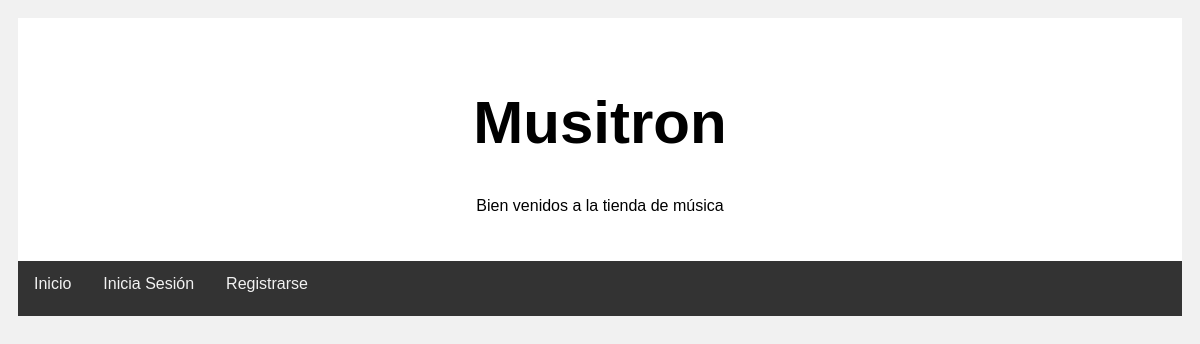
Before: /madridSkills/index.php with the older database file.
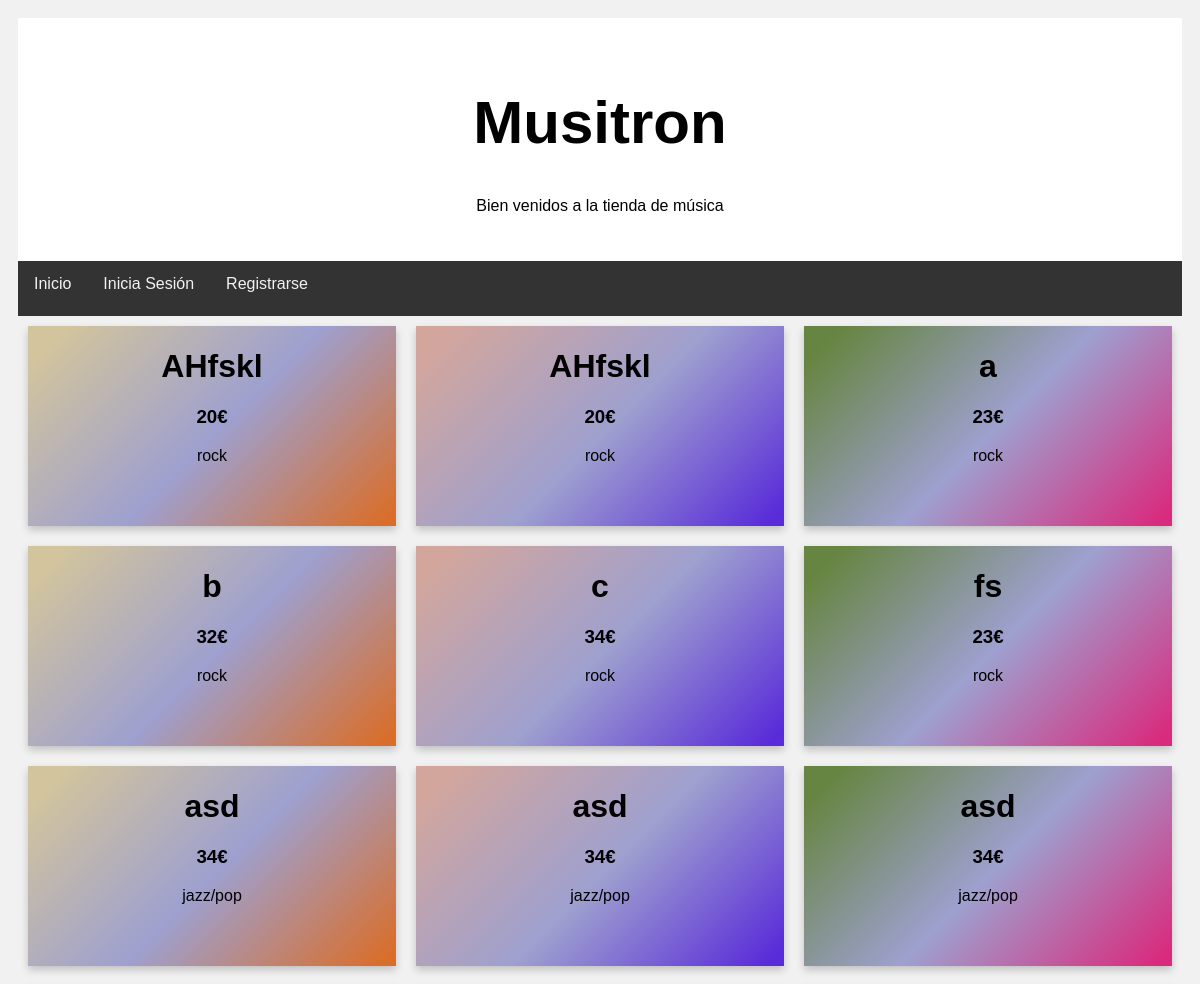
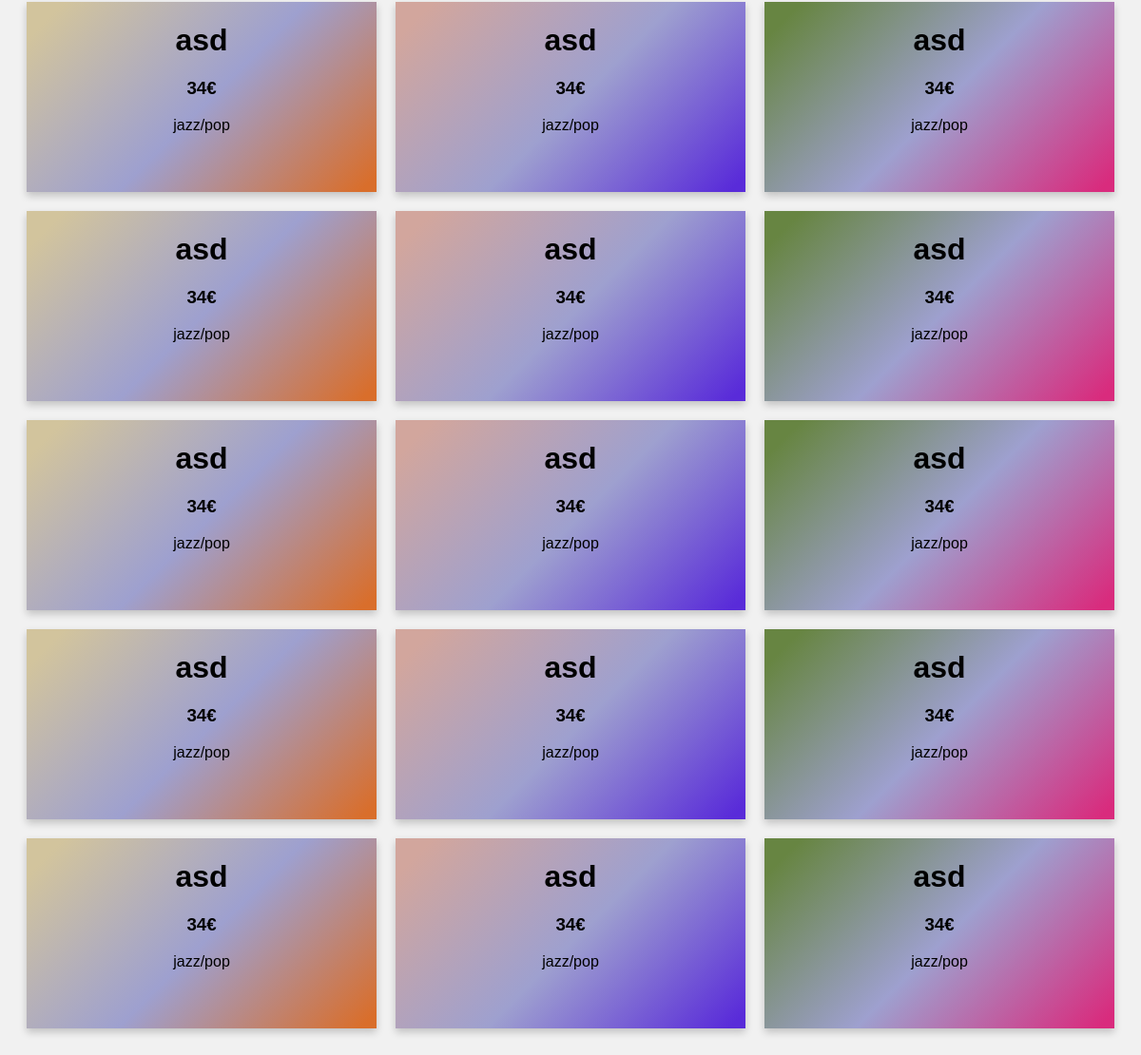
After: the same page with the newer database file (2 pictures, top to bottom).
### tables this page shows
CREATE TABLE `producto` (
  `id` int(11) NOT NULL,
  `nombre` varchar(50) DEFAULT NULL,
  `precio` double DEFAULT NULL,
  `categoria` varchar(500) DEFAULT NULL,
  `unidades` int(11) DEFAULT NULL
);

### madridSkills/index.php (called while the page is built, shortened)
<?php
	if (isset($_GET['controller'])&&isset($_GET['action'])) {
		$controller=$_GET['controller'];
		$action=$_GET['action'];
	}else{
		$controller = 'usuario';
		$action = 'index';
	}
		require_once('views/layout.php');
?>

### madridSkills/controllers/usuario_controller.php (called while the page is built, shortened)
<?php
class UsuarioController
	{
		public function index(){
			require_once('views/producto/mostrar.php');
		}
	}
?>

### madridSkills/models/producto.php (called while the page is built, shortened)
<?php
    class Producto{
        function __construct($id, $nombre, $precio, $categoria, $unidades){
            $this->nombre = $nombre;
            $this->precio = $precio;
            $this->categoria = $categoria;
        }
        public static function getAll(){
            $db=Db::getConnect();
            $select=$db->prepare('SELECT * FROM producto');
            $select->execute();
            $productos = array();
            foreach($select->fetchAll() as $fila){
                array_push($productos,new Producto($fila['id'], $fila['nombre'],$fila['precio'],$fila['categoria'],$fila['unidades']));
            }
            return $productos;
        }
    }
?>

### madridSkills/views/producto/mostrar.php (the view)
<div class="tablas">
    <?php
        require_once('models/producto.php');
        $productos = Producto::getAll();
        for($i = 0; $i < count($productos); $i++){
            if($i%3 == 0){
                echo "<div class='producto1'>";
            }else if($i%3 == 1){
                echo "<div class='producto2'>";
            }else{
                echo "<div class='producto3'>";
            }
            echo "
                <h1>" . $productos[$i]->nombre . "</h1>
                <h3>" . $productos[$i]->precio . "€</h3>
                <p>" . $productos[$i]->categoria . "</p>
            </div>";
        }
    ?>
</div>

### madridSkills/views/layout.php (shortened to what this page needs)
<!DOCTYPE html>
<head>
    <link rel="stylesheet" href="assets/estiloInicio.css">
</head>
<body>
    <div class="header">
        <h1>Musitron</h1>
        <p>Bien venidos a la tienda de música</p>
    </div>
    <div class="topnav">
        <a href="index.php">Inicio</a>
        <a href="?controller=usuario&action=inicio">Inicia Sesión</a>
        <a href="?controller=usuario&action=registro">Registrarse</a>
    </div>
    <div class="row">
        <?php require('routes.php') ?>
    </div>
</body>
</html>

### madridSkills/routes.php (shortened to what this page needs)
<?php
function call($controller, $action){
    switch($controller){
        case 'usuario':
            $controller= new UsuarioController();
            break;
    }
    $controller->{$action }();
}
$controllers= array(
    'usuario'=>['inicio','registro','index'],
    'producto'=>['registrar','borrar','actualizar','index'],
    'categoria'=>['registrar','borrar','index'],
    'pedido'=>['index','buscarFecha','buscarIdus','cambiar','realizar'],
    'cliente'=>['index','datos','actualizar']
    );
if (array_key_exists($controller, $controllers)) {
    if (in_array($action, $controllers[$controller])) {
        call($controller, $action);
    }else{
        echo "Fallo al llamar a un action no existente";
    }
}else{
    echo "Fallo al llamar a un controller no existente";
}
?>

### madridSkills/assets/estiloInicio.css (style rules this page uses)
* { box-sizing: border-box; }
body { font-family: Arial; padding: 10px; background: #f1f1f1; }
.header { padding: 30px; text-align: center; background: white; }
.header h1 { font-size: 60px; }
.topnav { overflow: hidden; background-color: #333; min-height: 55px; }
.topnav a { float: left; display: block; color: #f2f2f2; text-align: center; padding: 14px 16px; text-decoration: none; }
.row:after { content: ""; display: table; clear: both; }
.tablas { display: grid; grid-template-columns: repeat(3, 1fr); }
.producto1 { background: linear-gradient(315deg, rgba(217,110,43,1) 3%, rgba(158,160,207,1) 48%, rgba(210,196,157,1) 93%); box-shadow: 0 4px 8px 0 rgba(0, 0, 0, 0.2); min-height: 200px; min-width: 200px; max-width: 500px; margin: 10px; text-align: center; font-family: arial; border-radius: 0px; transition: all .2s; }
.producto2 { background: linear-gradient(315deg, rgba(89,43,217,1) 3%, rgba(158,160,207,1) 48%, rgba(210,166,157,1) 93%); box-shadow: 0 4px 8px 0 rgba(0, 0, 0, 0.2); min-height: 200px; min-width: 200px; max-width: 500px; margin: 10px; text-align: center; font-family: arial; border-radius: 0px; transition: all .2s; }
.producto3 { background: linear-gradient(315deg, rgba(217,43,125,1) 3%, rgba(158,160,207,1) 48%, rgba(103,133,66,1) 93%); box-shadow: 0 4px 8px 0 rgba(0, 0, 0, 0.2); min-height: 200px; min-width: 200px; max-width: 500px; margin: 10px; text-align: center; font-family: arial; border-radius: 0px; transition: all .2s; }

Changed rows visible on the page:
added producto: nombre "AHfskl", precio "20", categoria "rock"
added producto: nombre "AHfskl", precio "20", categoria "rock"
added producto: nombre "a", precio "23", categoria "rock"
added producto: nombre "b", precio "32", categoria "rock"
added producto: nombre "c", precio "34", categoria "rock"
added producto: nombre "fs", precio "23", categoria "rock"
added producto: nombre "asd", precio "34", categoria "jazz/pop"
added producto: nombre "asd", precio "34", categoria "jazz/pop"
added producto: nombre "asd", precio "34", categoria "jazz/pop"
added producto: nombre "asd", precio "34", categoria "jazz/pop"
added producto: nombre "asd", precio "34", categoria "jazz/pop"
added producto: nombre "asd", precio "34", categoria "jazz/pop"
added producto: nombre "asd", precio "34", categoria "jazz/pop"
added producto: nombre "asd", precio "34", categoria "jazz/pop"
added producto: nombre "asd", precio "34", categoria "jazz/pop"
added producto: nombre "asd", precio "34", categoria "jazz/pop"
added producto: nombre "asd", precio "34", categoria "jazz/pop"
added producto: nombre "asd", precio "34", categoria "jazz/pop"
added producto: nombre "asd", precio "34", categoria "jazz/pop"
added producto: nombre "asd", precio "34", categoria "jazz/pop"
added producto: nombre "asd", precio "34", categoria "jazz/pop"
added producto: nombre "asd", precio "34", categoria "jazz/pop"
added producto: nombre "asd", precio "34", categoria "jazz/pop"
added producto: nombre "asd", precio "34", categoria "jazz/pop"
